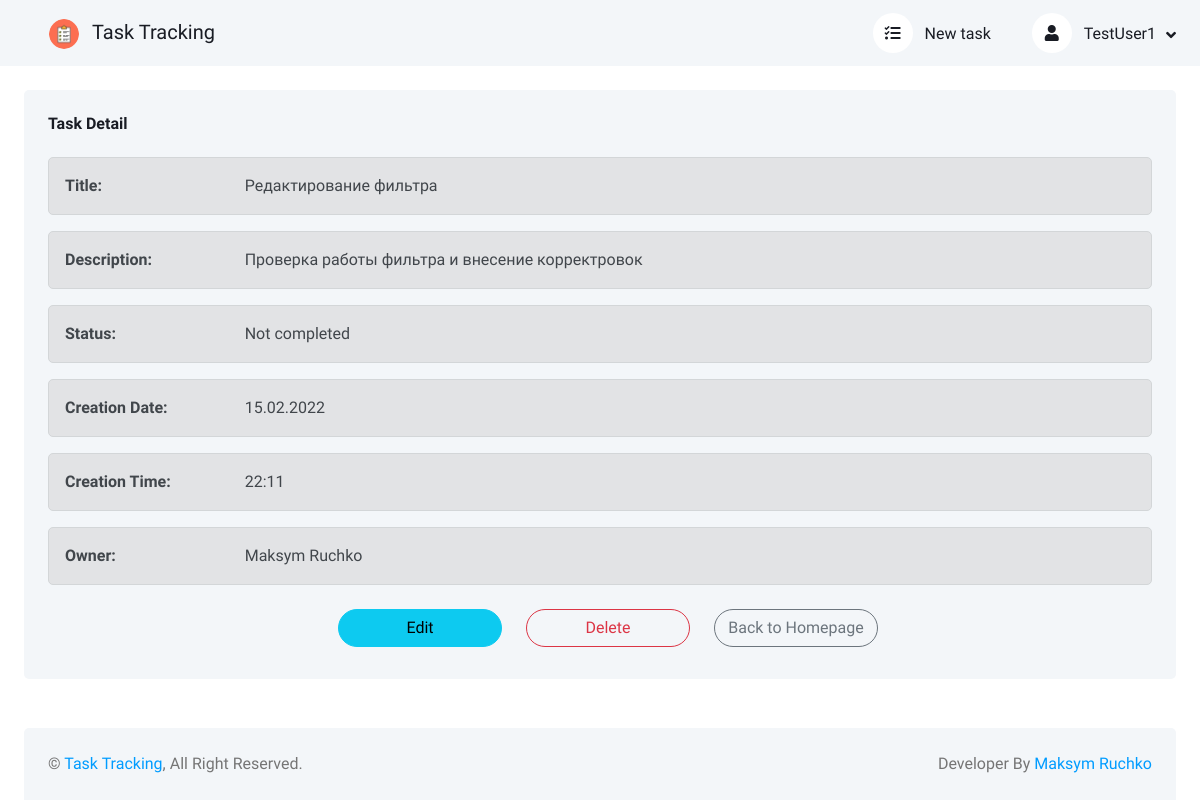
Page /task-4/ (signed in) on the committed database.
### users/models.py (models this page shows, shortened)
class CustomUser(AbstractUser):
    email = models.EmailField("E-mail", unique=True)
    username = models.CharField("Username", max_length=150, blank=True, null=True, unique=True)
    date_joined = models.DateTimeField("Date joined", default=timezone.now, blank=True, null=True)
    USERNAME_FIELD = 'email'
    REQUIRED_FIELDS = []
    objects = CustomUserManager()
    def get_absolute_url(self):
        return reverse('user_detail', kwargs={'user_name': str(self.username)})
    class Meta:
        verbose_name = 'User'
        verbose_name_plural = 'Users'
        ordering = ['id']

### tasks/models.py (models this page shows, shortened)
class Task(models.Model):
    NOT_COMPLETED = 'Not completed'
    COMPLETED = 'Сompleted'
    title = models.CharField('Title', max_length=150)
    description = models.TextField('Description')
    status = models.CharField(
        'Status',
        choices=[('not completed', NOT_COMPLETED), ('completed', COMPLETED), ],
        max_length=13,
    )
    creation_date = models.DateTimeField('Creation date', auto_now_add=True)
    owner = models.ForeignKey(
        get_user_model(),
        verbose_name='Owner',
        on_delete=models.CASCADE,
        blank=True,
        null=True,
    )
    class Meta:
        verbose_name = 'Task'
        verbose_name_plural = 'Tasks'

### tasks/views.py (the view)
# urls.py: path('task-<int:pk>/', TaskDetailView.as_view(), name='task_detail'),
class TaskDetailView(LoginRequiredMixin, DetailView):
    model = Task
    context_object_name = 'task_detail'
    template_name = 'tasks/task_detail.html'
    login_url = 'login'

### tasks/templates/tasks/task_detail.html (shortened to what this page needs)
{% extends 'base.html' %}
{% load static %}
{% block content %}
<div class="row g-4">
    <div class="col-sm-12 col-xl-12">
        <div class="bg-light rounded h-100 p-4">
            <h6 class="mb-4">Task Detail</h6>
            <div class="alert alert-secondary" role="alert">
                <div class="row g-2">
                    <div class="col-sm-12 col-xl-2">
                        <strong>Title:</strong>
                    </div>
                    <div class="col-sm-12 col-xl-10">
                        {{ task_detail.title }}
                    </div>
                </div>
            </div>
            <div class="alert alert-secondary" role="alert">
                <div class="row g-2">
                    <div class="col-sm-12 col-xl-2">
                        <strong>Description:</strong>
                    </div>
                    <div class="col-sm-12 col-xl-10">
                        {{ task_detail.description }}
                    </div>
                </div>
            </div>
            <div class="alert alert-secondary" role="alert">
                <div class="row g-2">
                    <div class="col-sm-12 col-xl-2">
                        <strong>Status:</strong>
                    </div>
                    <div class="col-sm-12 col-xl-10">
                        {{ task_detail.get_status_display }}
                    </div>
                </div>
            </div>
            <div class="alert alert-secondary" role="alert">
                <div class="row g-2">
                    <div class="col-sm-12 col-xl-2">
                        <strong>Creation Date:</strong>
                    </div>
                    <div class="col-sm-12 col-xl-10">
                        {{ task_detail.creation_date | date:"d.m.Y" }}
                    </div>
                </div>
            </div>
            <div class="alert alert-secondary" role="alert">
                <div class="row g-2">
                    <div class="col-sm-12 col-xl-2">
                        <strong>Creation Time:</strong>
                    </div>
                    <div class="col-sm-12 col-xl-10">
                        {{ task_detail.creation_date | date:"H:i" }}
                    </div>
                </div>
            </div>
            <div class="alert alert-secondary" role="alert">
                <div class="row g-2">
                    <div class="col-sm-12 col-xl-2">
                        <strong>Owner:</strong>
                    </div>
                    <div class="col-sm-12 col-xl-10">
                        {% if not task_detail.owner.first_name and not task_detail.owner.last_name %}
                        {{ task_detail.owner.username }}
                        {% else %}
                        {{ task_detail.owner.first_name }} {{ task_detail.owner.last_name }}
                        {% endif %}
                    </div>
                </div>
            </div>
            <div class="row form-floating justify-content-center">
                <div class="col-sm-4 col-xl-2">
                    <a href="{% url 'task_update' task_detail.pk %}" class="btn btn-info rounded-pill m-2 col-sm-12 col-xl-12">
                        Edit
                    </a>
                </div>
                <div class="col-sm-4 col-xl-2">
                    <a href="{% url 'task_delete' task_detail.pk %}" class="btn btn-outline-danger rounded-pill m-2 col-sm-12 col-xl-12">
                        Delete
                    </a>
                </div>
                <div class="col-sm-4 col-xl-2">
                    <a href="{% url 'home' %}" class="btn btn-outline-secondary rounded-pill m-2 col-sm-12 col-xl-12">
                        Back to Homepage
                    </a>
                </div>
            </div>
        </div>
    </div>
</div>
{% endblock content %}

### tasks/templates/base.html (shortened to what this page needs)
<!DOCTYPE html>
{% load static %}
<html lang="en">
<head>
    <link href="https://cdnjs.cloudflare.com/ajax/libs/font-awesome/5.10.0/css/all.min.css" rel="stylesheet">
    <link href="https://cdn.jsdelivr.net/npm/bootstrap-icons@1.4.1/font/bootstrap-icons.css" rel="stylesheet">
    <link href="{% static 'tasks/lib/owlcarousel/assets/owl.carousel.min.css' %}" rel="stylesheet">
    <link href="{% static 'tasks/lib/tempusdominus/css/tempusdominus-bootstrap-4.min.css' %}" rel="stylesheet" />
    <link href="{% static 'tasks/css/bootstrap.min.css' %}" rel="stylesheet">
    <link href="{% static 'tasks/css/style.css' %}" rel="stylesheet">
</head>
<body>
<div class="container-xxl position-relative bg-white d-flex p-0">
    <div class="content open d-flex flex-column min-vh-100">
        <nav class="navbar navbar-expand bg-light navbar-light sticky-top px-4 py-0">
            <div class="navbar-nav align-items-center">
                <div class="navbar-brand">
                    <a href="{% url 'home' %}" class="nav-link">
                        <img class="rounded-circle me-lg-2" src="{% static 'tasks/img/checklist.png' %}" alt="Logo" style="width: 30px; height: 30px;">
                        <span class="d-none d-lg-inline-flex">Task Tracking</span>
                    </a>
                </div>
            </div>
            <div class="navbar-nav align-items-center ms-auto">
                <div class="nav-item dropdown me-lg-3">
                    <a href="{% url 'task_create' %}" class="nav-link">
                        <i class="fas fa-tasks me-lg-2"></i>
                        <span class="d-none d-lg-inline-flex">New task</span>
                    </a>
                </div>
                <div class="nav-item dropdown">
                    {% if user.is_authenticated %}
                    <a href="#" class="nav-link dropdown-toggle" data-bs-toggle="dropdown">
                        <i class="fas fa-user me-lg-2"></i>
                        {% if not user.first_name and not user.last_name %}
                        <span class="d-none d-lg-inline-flex">{{ user.username }}</span>
                        {% else %}
                        <span class="d-none d-lg-inline-flex">{{ user.first_name }} {{ user.last_name }}</span>
                        {% endif %}
                    </a>
                    {% endif %}
                </div>
            </div>
        </nav>
        <div class="container-fluid pt-4 px-4 flex-grow-1">
            {% block content %}
            {% endblock content %}
        </div>
        <div class="container-fluid pt-4 px-4">
            <div class="bg-light rounded-top p-4">
                <div class="row">
                    <div class="col-12 col-sm-6 text-center text-sm-start">
                        &copy; <a href="{% url 'home' %}">Task Tracking</a>, All Right Reserved.
                    </div>
                    <div class="col-12 col-sm-6 text-center text-sm-end">
                        Developer By <a href="https://t.me/lucky4move">Maksym Ruchko</a>
                    </div>
                </div>
            </div>
        </div>
    </div>
</div>
</body>
</html>

### tasks/static/tasks/css/style.css (style rules this page uses)
:root { --primary: #009CFF; --light: #F3F6F9; --dark: #191C24; }
.btn { transition: .5s; }
.content { margin-left: 250px; min-height: 100vh; background: #FFFFFF; transition: 0.5s; }
@media (min-width: 992px) { .content { width: calc(100% - 250px); } }
@media (min-width: 992px) { .content.open { width: 100%; margin-left: 0; } }
.content .navbar .navbar-nav .nav-link { margin-left: 25px; padding: 12px 0; color: var(--dark); outline: none; }
.content .navbar .sidebar-toggler, .content .navbar .navbar-nav .nav-link i { width: 40px; height: 40px; display: inline-flex; align-items: center; justify-content: center; background: #FFFFFF; border-radius: 40px; }
.content .navbar .dropdown-toggle::after { margin-left: 6px; vertical-align: middle; border: none; content: "\f107"; font-family: "Font Awesome 5 Free"; font-weight: 900; transition: .5s; }

### rows in the picture
CustomUser: username "TestUser1"
Task: title "Редактирование фильтра", description "Проверка работы фильтра и внесение корректровок", status "Not completed", creation_date "15.02.2022", creation_date "22:11", owner.first_name "Maksym", owner.last_name "Ruchko"
